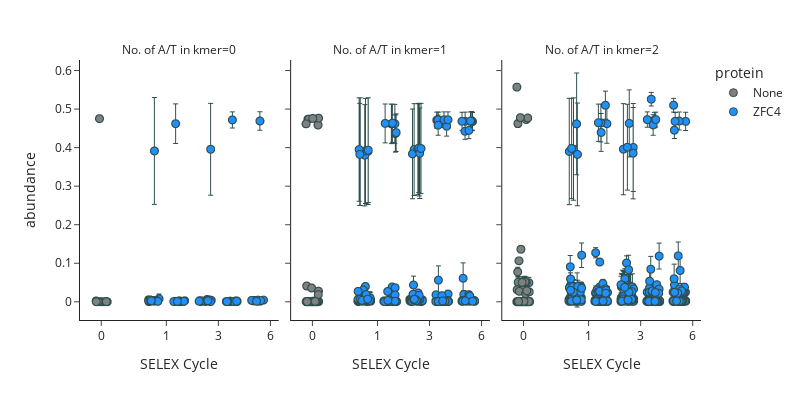

Notebook code cell kept with this figure:
### Markdown cell above
## Visualise the enrichment of relatively GC-rich 5-mers

### Code cell
import plotly.io as pio
import plotly.express as px
import plotly.offline as py

fig = px.scatter(melt_fractions_mean[melt_fractions_mean["AT"].isin([0,1,2])], 
                 facet_col="AT", x="cycle_", y="value", color="protein", 
                 error_y="value_std", template='simple_white',
                 category_orders={"protein": ["None", "ZFC4"],
                                  "AT": [0,1,2]},
                 color_discrete_sequence=["grey", "dodgerblue"],
                 width=800, height=400, custom_data=["kmer"],
                 labels={
                     "cycle_": "SELEX Cycle",
                     "value": "abundance",
                     "AT": "No. of A/T in kmer"
                 })
fig.update_traces(marker=dict(size=8, line=dict(color='DarkSlateGrey', width=1)),
                  selector=dict(mode='markers'), 
                  error_y=dict(thickness=1, width=2, color='DarkSlateGrey'),
                  hovertemplate="<br>".join([                      
                      "Abundance: %{y:.3f}",
                      "kmer: %{customdata[0]}",
                  ]))
fig.for_each_xaxis(lambda xaxis: xaxis.update(dict(
                      tickmode = 'array',
                      tickvals = [0,2.5,4.5,6.5],
                      ticktext = ['0', '1', '3', '6']
                  )))
fig.update_layout(
    hoverlabel=dict(
        bgcolor="white",
        font_size=16,
    )
    #,
    #yaxis_range=[-0.05,0.65]
)
fig.show()

### Figure 1 — Plotly figure (JSON) as saved in the notebook; plotly's stock layout.template omitted (floating-point values rounded to 4 significant figures; data arrays with more than 128 entries replaced by an {"elided": "..."} marker saying what was removed)
{"data": [{"customdata": [["CCCCC"], ["CCCCG"], ["CCCGC"], ["CCCGG"], ["CCGCC"], ["CCGCG"], ["CCGGC"], ["CGCCC"], ["CGCCG"], ["CGCGC"], ["CGGCC"], ["CGGGC"], ["GCCCC"], ["GCCGC"], ["GCGCC"], ["GGCCC"]], "error_y": {"array": [9.258e-05, 2.215e-05, 3.523e-05, 6.32e-05, 0.0001481, 8.892e-05, 4.75e-05, 0.000106, 5.14e-05, 6.618e-05, 0.006889, 3.413e-05, 0.0001139, 0.0001013, 6.291e-05, 5.082e-05], "color": "DarkSlateGrey", "thickness": 1, "width": 2}, "hovertemplate": "Abundance: %{y:.3f}<br>kmer: %{customdata[0]}", "legendgroup": "None", "marker": {"color": "grey", "line": {"color": "DarkSlateGrey", "width": 1}, "size": 8, "symbol": "circle"}, "mode": "markers", "name": "None", "showlegend": true, "type": "scattergl", "x": [0.1884, 0.03189, -0.008606, 0.2299, -0.1962, -0.04203, 0.09413, -0.1351, 0.03314, -0.1897, -0.0675, 0.1596, 0.1785, 0.1954, -0.1195, -0.1911], "xaxis": "x", "y": [0.001022, 0.0001871, 0.0003681, 0.000144, 0.002138, 0.0004061, 0.0002967, 0.0005144, 0.000243, 0.0002671, 0.4753, 0.0003357, 0.0003235, 0.0005483, 0.0003055, 0.0004229], "yaxis": "y"}, {"customdata": [["ACCCC"], ["ACCCG"], ["ACCGC"], ["ACCGG"], ["ACGCC"], ["ACGCG"], ["ACGGC"], ["ACGGG"], ["AGCCC"], ["AGCCG"], ["AGCGC"], ["AGCGG"], ["AGGCC"], ["AGGCG"], ["AGGGC"], ["AGGGG"], ["CACCC"], ["CACCG"], ["CACGC"], ["CACGG"], ["CAGCC"], ["CAGCG"], ["CAGGC"], ["CAGGG"], ["CCACC"], ["CCACG"], ["CCAGC"], ["CCAGG"], ["CCCAC"], ["CCCAG"], ["CCCCA"], ["CCCGA"], ["CCCTC"], ["CCGAC"], ["CCGAG"], ["CCGCA"], ["CCGGA"], ["CCGTC"], ["CCTCC"], ["CCTCG"], ["CCTGC"], ["CGACC"], ["CGACG"], ["CGAGC"], ["CGCAC"], ["CGCAG"], ["CGCCA"], ["CGCGA"], ["CGCTC"], ["CGGAC"], ["CGGAG"], ["CGGCA"], ["CGGGA"], ["CGGTC"], ["CGTCC"], ["CGTGC"], ["CTCCC"], ["CTCGC"], ["CTGCC"], ["CTGGC"], ["GACCC"], ["GACGC"], ["GAGCC"], ["GAGGC"], ["GCACC"], ["GCAGC"], ["GCCAC"], ["GCCCA"], ["GCCGA"], ["GCGAC"], ["GCGCA"], ["GCGGA"], ["GCTCC"], ["GGACC"], ["GGCAC"], ["GGCCA"], ["GGCGA"], ["GGGAC"], ["GGGCA"], ["GGGGA"]], "error_y": {"array": [0.0001098, 4.291e-05, 5.473e-05, 7.071e-05, 0.0001486, 8.455e-05, 0.006763, 6.423e-05, 2.843e-05, 7.276e-05, 0.0001035, 0.008961, 0.0001049, 4.605e-05, 6.794e-05, 6.058e-05, 0.0001342, 4.404e-05, 6.378e-05, 0.0003082, 4.194e-05, 3.649e-05, 6.202e-05, 0.0001057, 0.0001062, 7.755e-05, 5.39e-05, 0.0001467, 0.004681, 2.061e-05, 0.0002811, 1.246e-05, 8.352e-05, 4.861e-05, 5.112e-05, 8.446e-05, 6.783e-05, 0.006877, 7.838e-05, 7.375e-05, 4.411e-05, 0.0001079, 0.006955, 8.862e-05, 0.001885, 1.218e-05, 0.0002193, 3.13e-05, 2.917e-05, 8.031e-05, 5.288e-05, 0.0008242, 4.234e-05, 4.378e-05, 6.865e-05, 8.2e-05, 5.166e-05, 3.211e-05, 0.0007528, 0.006738, 9.511e-05, 6.169e-05, 8.951e-05, 8.891e-05, 5.212e-05, 5.777e-05, 0.002348, 0.0001033, 9.433e-05, 4.185e-05, 0.0002663, 0.009285, 5.472e-05, 6.964e-05, 0.001477, 0.006788, 0.0001003, 5.168e-05, 0.0001489, 7.273e-05], "color": "DarkSlateGrey", "thickness": 1, "width": 2}, "hovertemplate": "Abundance: %{y:.3f}<br>kmer: %{customdata[0]}", "legendgroup": "None", "marker": {"color": "grey", "line": {"color": "DarkSlateGrey", "width": 1}, "size": 8, "symbol": "circle"}, "mode": "markers", "name": "None", "showlegend": false, "type": "scattergl", "x": [-0.2312, -0.1616, 0.02835, 0.04023, -0.05273, 0.2446, 0.1687, -0.2177, 0.1759, 0.07319, 0.199, 0.223, -0.06396, 0.1378, 0.01584, 0.09424, 0.03107, 0.02126, -0.1977, 0.03989, -0.1963, -0.02167, -0.01582, 0.05984, -0.02583, 0.07039, -0.06303, -0.1787, -0.213, -0.0727, -0.2313, -0.04597, 0.122, -0.006346, -0.08983, 0.08974, -0.002042, -0.1649, 0.1355, 0.05265, -0.2276, -0.01033, -0.1371, -0.0003107, -0.02431, 0.2139, -0.164, -0.1287, -0.1975, 0.1474, -0.2266, 0.02553, 0.01581, 0.223, -0.1626, -0.1971, 0.1145, -0.1142, 0.1436, 0.2438, -0.2048, 0.2447, 0.1991, 0.1629, -0.1599, -0.196, 0.2387, -0.03083, 0.09456, -0.1976, 0.05819, -0.2378, 0.08239, -0.2267, 0.2324, 0.01813, 0.1339, 0.07689, -0.1974, 0.1121], "xaxis": "x2", "y": [0.0003064, 0.0002341, 0.0006414, 0.0004912, 0.0008763, 0.000452, 0.4747, 0.000288, 0.0002172, 0.0002675, 0.001306, 0.4586, 0.0006527, 0.0002107, 0.0002751, 0.0001424, 0.0005255, 0.0003829, 0.0006113, 0.001185, 0.000274, 0.0002397, 0.0002554, 0.0002421, 0.0003354, 0.0003541, 0.0003181, 0.0003654, 0.04109, 0.0001791, 0.000868, 0.000212, 0.0002683, 0.001423, 0.0001592, 0.00121, 0.0003546, 0.4738, 0.0002258, 0.0006018, 0.0002265, 0.0007561, 0.4741, 0.0002284, 0.0359, 0.0001553, 0.001311, 0.000125, 0.0002278, 0.0003689, 0.0001616, 0.00141, 0.0002161, 0.0003119, 0.0004181, 0.0003314, 0.0002696, 0.0001831, 0.001308, 0.4765, 0.0002157, 0.00087, 0.0002377, 0.0007081, 0.0003318, 0.0002957, 0.02762, 0.0006803, 0.0009439, 0.0003748, 0.00179, 0.4617, 0.0002389, 0.0001944, 0.01882, 0.4759, 0.0002322, 0.000329, 0.0005286, 0.001036], "yaxis": "y2"}, {"customdata": {"elided": "160x1 str values"}, "error_y": {"array": {"elided": "160 float values"}, "color": "DarkSlateGrey", "thickness": 1, "width": 2}, "hovertemplate": "Abundance: %{y:.3f}<br>kmer: %{customdata[0]}", "legendgroup": "None", "marker": {"color": "grey", "line": {"color": "DarkSlateGrey", "width": 1}, "size": 8, "symbol": "circle"}, "mode": "markers", "name": "None", "showlegend": false, "type": "scattergl", "x": {"elided": "160 float values"}, "xaxis": "x3", "y": {"elided": "160 float values"}, "yaxis": "y3"}, {"customdata": [["CCCCC"], ["CCCCG"], ["CCCGC"], ["CCCGG"], ["CCGCC"], ["CCGCG"], ["CCGGC"], ["CGCCC"], ["CGCCG"], ["CGCGC"], ["CGGCC"], ["CGGGC"], ["GCCCC"], ["GCCGC"], ["GCGCC"], ["GGCCC"], ["CCCCC"], ["CCCCG"], ["CCCGC"], ["CCCGG"], ["CCGCC"], ["CCGCG"], ["CCGGC"], ["CGCCC"], ["CGCCG"], ["CGCGC"], ["CGGCC"], ["CGGGC"], ["GCCCC"], ["GCCGC"], ["GCGCC"], ["GGCCC"], ["CCCCC"], ["CCCCG"], ["CCCGC"], ["CCCGG"], ["CCGCC"], ["CCGCG"], ["CCGGC"], ["CGCCC"], ["CGCCG"], ["CGCGC"], ["CGGCC"], ["CGGGC"], ["GCCCC"], ["GCCGC"], ["GCGCC"], ["GGCCC"], ["CCCCC"], ["CCCCG"], ["CCCGC"], ["CCCGG"], ["CCGCC"], ["CCGCG"], ["CCGGC"], ["CGCCC"], ["CGCCG"], ["CGCGC"], ["CGGCC"], ["CGGGC"], ["GCCCC"], ["GCCGC"], ["GCGCC"], ["GGCCC"], ["CCCCC"], ["CCCCG"], ["CCCGC"], ["CCCGG"], ["CCGCC"], ["CCGCG"], ["CCGGC"], ["CGCCC"], ["CGCCG"], ["CGCGC"], ["CGGCC"], ["CGGGC"], ["GCCCC"], ["GCCGC"], ["GCGCC"], ["GGCCC"]], "error_y": {"array": [0.006175, 0.01254, 0.002057, 0.006028, 0.002314, 0.0005653, 0.001914, 0.00191, 0.001306, 0.0007552, 0.1386, 0.001832, 0.004127, 0.001946, 0.008032, 0.003384, 0.002399, 0.002067, 0.0006515, 0.001106, 0.0006086, 0.0001615, 0.0005487, 0.0006609, 0.0004079, 0.0002631, 0.05143, 0.0005555, 0.00139, 0.0005814, 0.001207, 0.001159, 0.004984, 0.007437, 0.001687, 0.003752, 0.00173, 0.0003104, 0.001492, 0.001514, 0.0009881, 0.0005796, 0.1192, 0.001418, 0.003057, 0.001548, 0.004895, 0.002928, 0.000924, 0.001804, 0.0003773, 0.0008216, 0.0005378, 0.0003895, 0.0004347, 0.0003541, 0.0006701, 0.0005015, 0.02085, 0.0003753, 0.0005024, 0.0005164, 0.001307, 0.0004006, 0.00124, 0.0009707, 0.001791, 0.001402, 0.002869, 0.003787, 0.003179, 0.002276, 0.005633, 0.004406, 0.0239, 0.002694, 0.0008386, 0.004504, 0.003212, 0.001076], "color": "DarkSlateGrey", "thickness": 1, "width": 2}, "hovertemplate": "Abundance: %{y:.3f}<br>kmer: %{customdata[0]}", "legendgroup": "ZFC4", "marker": {"color": "dodgerblue", "line": {"color": "DarkSlateGrey", "width": 1}, "size": 8, "symbol": "circle"}, "mode": "markers", "name": "ZFC4", "showlegend": true, "type": "scattergl", "x": [1.823, 2.224, 2.169, 2.116, 2.019, 1.836, 2.031, 2.134, 2.176, 1.833, 2.047, 1.908, 1.821, 1.928, 1.882, 1.922, 3.209, 2.967, 2.878, 3.038, 3.006, 3.022, 3.065, 2.791, 3.039, 2.992, 2.862, 3.141, 3.072, 3.154, 3.181, 2.927, 4.168, 4.078, 3.98, 3.792, 4.232, 4.199, 3.973, 4.056, 4.006, 3.835, 4.21, 4.058, 3.874, 3.765, 4.076, 4.1, 5.223, 4.961, 4.809, 5.106, 5.188, 5.202, 4.971, 5.222, 4.953, 5.149, 5.045, 5.187, 5.11, 4.859, 5.209, 4.836, 6.103, 6.089, 6.128, 6.09, 6.241, 5.82, 6.072, 5.954, 6.026, 5.888, 6.104, 5.853, 6.004, 5.785, 6.13, 5.973], "xaxis": "x", "y": [0.005338, 0.007713, 0.001698, 0.003821, 0.003876, 0.0005301, 0.001544, 0.001627, 0.001078, 0.0006629, 0.3915, 0.001429, 0.003128, 0.001676, 0.004999, 0.002579, 0.002704, 0.001824, 0.0008089, 0.0009908, 0.002677, 0.0002352, 0.000601, 0.0007081, 0.0004806, 0.0003149, 0.4621, 0.0005766, 0.001243, 0.0006296, 0.001169, 0.001044, 0.005034, 0.006185, 0.001635, 0.003105, 0.003811, 0.0003425, 0.001387, 0.001426, 0.0009233, 0.0005634, 0.3958, 0.001278, 0.002755, 0.001442, 0.004108, 0.002562, 0.001804, 0.001812, 0.0006245, 0.0009006, 0.002661, 0.0003928, 0.0006382, 0.0005795, 0.0007326, 0.0005142, 0.4719, 0.0004972, 0.0006327, 0.000784, 0.001525, 0.0005473, 0.001963, 0.001521, 0.00192, 0.001613, 0.0044, 0.002865, 0.002733, 0.002171, 0.004422, 0.003425, 0.4691, 0.002343, 0.001314, 0.003722, 0.003072, 0.001469], "yaxis": "y"}, {"customdata": {"elided": "400x1 str values"}, "error_y": {"array": {"elided": "400 float values"}, "color": "DarkSlateGrey", "thickness": 1, "width": 2}, "hovertemplate": "Abundance: %{y:.3f}<br>kmer: %{customdata[0]}", "legendgroup": "ZFC4", "marker": {"color": "dodgerblue", "line": {"color": "DarkSlateGrey", "width": 1}, "size": 8, "symbol": "circle"}, "mode": "markers", "name": "ZFC4", "showlegend": false, "type": "scattergl", "x": {"elided": "400 float values"}, "xaxis": "x2", "y": {"elided": "400 float values"}, "yaxis": "y2"}, {"customdata": {"elided": "800x1 str values"}, "error_y": {"array": {"elided": "800 float values"}, "color": "DarkSlateGrey", "thickness": 1, "width": 2}, "hovertemplate": "Abundance: %{y:.3f}<br>kmer: %{customdata[0]}", "legendgroup": "ZFC4", "marker": {"color": "dodgerblue", "line": {"color": "DarkSlateGrey", "width": 1}, "size": 8, "symbol": "circle"}, "mode": "markers", "name": "ZFC4", "showlegend": false, "type": "scattergl", "x": {"elided": "800 float values"}, "xaxis": "x3", "y": {"elided": "800 float values"}, "yaxis": "y3"}], "layout": {"annotations": [{"font": {}, "showarrow": false, "text": "No. of A/T in kmer=0", "x": 0.16, "xanchor": "center", "xref": "paper", "y": 1, "yanchor": "bottom", "yref": "paper"}, {"font": {}, "showarrow": false, "text": "No. of A/T in kmer=1", "x": 0.5, "xanchor": "center", "xref": "paper", "y": 1, "yanchor": "bottom", "yref": "paper"}, {"font": {}, "showarrow": false, "text": "No. of A/T in kmer=2", "x": 0.84, "xanchor": "center", "xref": "paper", "y": 1, "yanchor": "bottom", "yref": "paper"}], "height": 400, "hoverlabel": {"bgcolor": "white", "font": {"size": 16}}, "legend": {"title": {"text": "protein"}, "tracegroupgap": 0}, "margin": {"t": 60}, "width": 800, "xaxis": {"anchor": "y", "domain": [0, 0.32], "tickmode": "array", "ticktext": ["0", "1", "3", "6"], "tickvals": [0, 2.5, 4.5, 6.5], "title": {"text": "SELEX Cycle"}}, "xaxis2": {"anchor": "y2", "domain": [0.34, 0.66], "matches": "x", "tickmode": "array", "ticktext": ["0", "1", "3", "6"], "tickvals": [0, 2.5, 4.5, 6.5], "title": {"text": "SELEX Cycle"}}, "xaxis3": {"anchor": "y3", "domain": [0.68, 1.0], "matches": "x", "tickmode": "array", "ticktext": ["0", "1", "3", "6"], "tickvals": [0, 2.5, 4.5, 6.5], "title": {"text": "SELEX Cycle"}}, "yaxis": {"anchor": "x", "domain": [0, 1], "title": {"text": "abundance"}}, "yaxis2": {"anchor": "x2", "domain": [0, 1], "matches": "y", "showticklabels": false}, "yaxis3": {"anchor": "x3", "domain": [0, 1], "matches": "y", "showticklabels": false}}}
